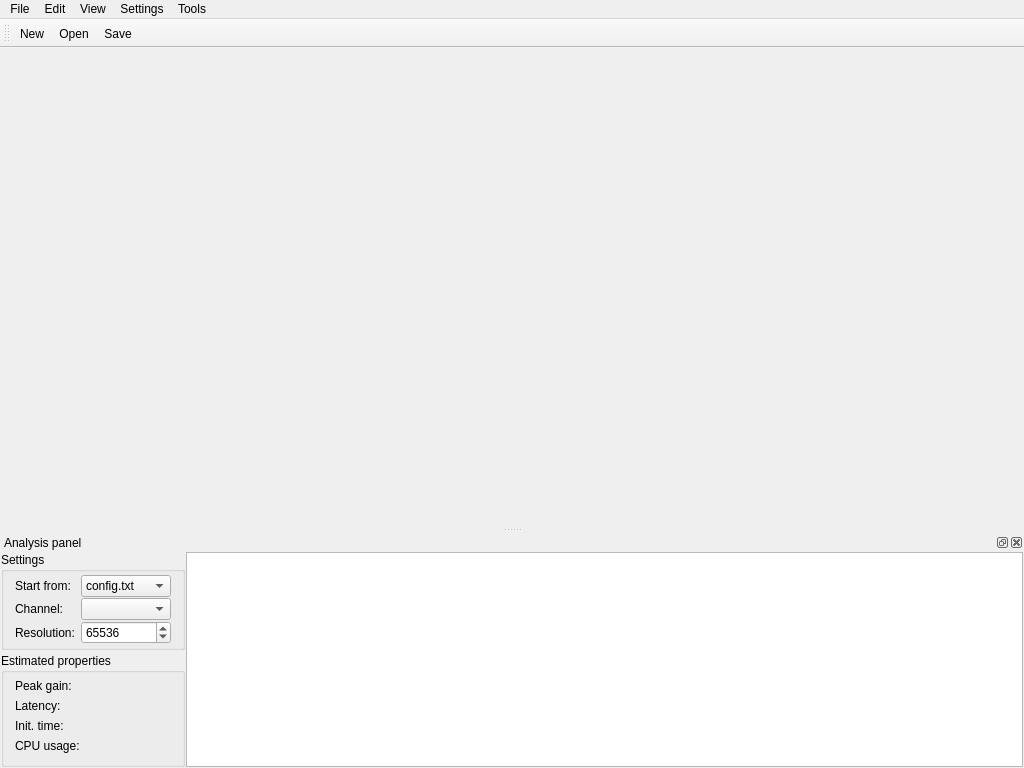
<?xml version="1.0" encoding="UTF-8"?>
<ui version="4.0">
 <class>MainWindow</class>
 <widget class="QMainWindow" name="MainWindow">
  <property name="geometry">
   <rect>
    <x>0</x>
    <y>0</y>
    <width>1024</width>
    <height>768</height>
   </rect>
  </property>
  <property name="windowTitle">
   <string notr="true"/>
  </property>
  <widget class="QWidget" name="centralWidget">
   <layout class="QGridLayout" name="gridLayout">
    <property name="leftMargin">
     <number>0</number>
    </property>
    <property name="topMargin">
     <number>0</number>
    </property>
    <property name="rightMargin">
     <number>0</number>
    </property>
    <property name="bottomMargin">
     <number>0</number>
    </property>
    <item row="0" column="0">
     <widget class="MiddleClickTabWidget" name="tabWidget">
      <property name="documentMode">
       <bool>true</bool>
      </property>
      <property name="tabsClosable">
       <bool>true</bool>
      </property>
      <property name="movable">
       <bool>true</bool>
      </property>
     </widget>
    </item>
   </layout>
  </widget>
  <widget class="QMenuBar" name="menuBar">
   <property name="geometry">
    <rect>
     <x>0</x>
     <y>0</y>
     <width>1024</width>
     <height>25</height>
    </rect>
   </property>
   <widget class="QMenu" name="menuFile">
    <property name="title">
     <string>File</string>
    </property>
    <addaction name="actionNew"/>
    <addaction name="actionOpen"/>
    <addaction name="actionSave"/>
    <addaction name="actionSaveAs"/>
    <addaction name="separator"/>
    <addaction name="separator"/>
    <addaction name="actionExit"/>
   </widget>
   <widget class="QMenu" name="menuEdit">
    <property name="title">
     <string>Edit</string>
    </property>
    <addaction name="actionCut"/>
    <addaction name="actionCopy"/>
    <addaction name="actionPaste"/>
    <addaction name="actionDelete"/>
    <addaction name="separator"/>
    <addaction name="actionSelectAll"/>
    <addaction name="actionPrefrences"/>
   </widget>
   <widget class="QMenu" name="menuView">
    <property name="title">
     <string>View</string>
    </property>
    <addaction name="actionToolbar"/>
    <addaction name="actionAnalysisPanel"/>
   </widget>
   <widget class="QMenu" name="menuSettings">
    <property name="title">
     <string>Settings</string>
    </property>
    <widget class="QMenu" name="menuLanguage">
     <property name="title">
      <string>Language</string>
     </property>
     <addaction name="separator"/>
    </widget>
    <addaction name="menuLanguage"/>
    <addaction name="separator"/>
    <addaction name="actionResetAllGlobalPreferences"/>
    <addaction name="actionResetAllFileSpecificPreferences"/>
   </widget>
   <widget class="QMenu" name="menuTools">
    <property name="title">
     <string>Tools</string>
    </property>
    <addaction name="actionLoudnessMatch"/>
   </widget>
   <addaction name="menuFile"/>
   <addaction name="menuEdit"/>
   <addaction name="menuView"/>
   <addaction name="menuSettings"/>
   <addaction name="menuTools"/>
  </widget>
  <widget class="QToolBar" name="mainToolBar">
   <property name="windowTitle">
    <string>Toolbar</string>
   </property>
   <attribute name="toolBarArea">
    <enum>TopToolBarArea</enum>
   </attribute>
   <attribute name="toolBarBreak">
    <bool>false</bool>
   </attribute>
   <addaction name="actionNew"/>
   <addaction name="actionOpen"/>
   <addaction name="actionSave"/>
  </widget>
  <widget class="QDockWidget" name="analysisDockWidget">
   <property name="windowTitle">
    <string>Analysis panel</string>
   </property>
   <attribute name="dockWidgetArea">
    <number>8</number>
   </attribute>
   <widget class="QWidget" name="dockWidgetContents">
    <layout class="QGridLayout" name="gridLayout_2">
     <property name="leftMargin">
      <number>1</number>
     </property>
     <property name="topMargin">
      <number>0</number>
     </property>
     <property name="rightMargin">
      <number>1</number>
     </property>
     <property name="bottomMargin">
      <number>1</number>
     </property>
     <property name="horizontalSpacing">
      <number>1</number>
     </property>
     <property name="verticalSpacing">
      <number>3</number>
     </property>
     <item row="0" column="0">
      <widget class="QGroupBox" name="groupBox">
       <property name="title">
        <string>Settings</string>
       </property>
       <layout class="QGridLayout" name="gridLayout_3">
        <property name="topMargin">
         <number>3</number>
        </property>
        <property name="bottomMargin">
         <number>3</number>
        </property>
        <property name="verticalSpacing">
         <number>1</number>
        </property>
        <item row="3" column="0">
         <widget class="QLabel" name="resolutionLabel">
          <property name="text">
           <string>Resolution:</string>
          </property>
         </widget>
        </item>
        <item row="2" column="0">
         <widget class="QLabel" name="analysisChannelLabel">
          <property name="text">
           <string>Channel:</string>
          </property>
         </widget>
        </item>
        <item row="2" column="1">
         <widget class="QComboBox" name="analysisChannelComboBox"/>
        </item>
        <item row="3" column="1">
         <widget class="ExponentialSpinBox" name="resolutionSpinBox">
          <property name="correctionMode">
           <enum>QAbstractSpinBox::CorrectionMode::CorrectToNearestValue</enum>
          </property>
          <property name="keyboardTracking">
           <bool>false</bool>
          </property>
          <property name="minimum">
           <number>128</number>
          </property>
          <property name="maximum">
           <number>8388608</number>
          </property>
          <property name="value">
           <number>65536</number>
          </property>
         </widget>
        </item>
        <item row="1" column="0">
         <widget class="QLabel" name="startFromLabel">
          <property name="text">
           <string>Start from:</string>
          </property>
         </widget>
        </item>
        <item row="1" column="1">
         <widget class="QComboBox" name="startFromComboBox">
          <item>
           <property name="text">
            <string notr="true">config.txt</string>
           </property>
          </item>
          <item>
           <property name="text">
            <string>Current file</string>
           </property>
          </item>
         </widget>
        </item>
       </layout>
      </widget>
     </item>
     <item row="1" column="0">
      <widget class="QGroupBox" name="groupBox_2">
       <property name="title">
        <string>Estimated properties</string>
       </property>
       <layout class="QGridLayout" name="gridLayout_4">
        <property name="topMargin">
         <number>6</number>
        </property>
        <item row="2" column="1">
         <widget class="QLabel" name="initTimeValueLabel">
          <property name="text">
           <string notr="true"/>
          </property>
         </widget>
        </item>
        <item row="3" column="0">
         <widget class="QLabel" name="cpuUsageLabel">
          <property name="text">
           <string>CPU usage:</string>
          </property>
         </widget>
        </item>
        <item row="2" column="0">
         <widget class="QLabel" name="initTimeLabel">
          <property name="text">
           <string>Init. time:</string>
          </property>
         </widget>
        </item>
        <item row="3" column="1">
         <widget class="QLabel" name="cpuUsageValueLabel">
          <property name="palette">
           <palette>
            <active>
             <colorrole role="Midlight">
              <brush brushstyle="SolidPattern">
               <color alpha="255">
                <red>255</red>
                <green>127</green>
                <blue>0</blue>
               </color>
              </brush>
             </colorrole>
             <colorrole role="Dark">
              <brush brushstyle="SolidPattern">
               <color alpha="255">
                <red>255</red>
                <green>0</green>
                <blue>0</blue>
               </color>
              </brush>
             </colorrole>
             <colorrole role="Text">
              <brush brushstyle="SolidPattern">
               <color alpha="255">
                <red>0</red>
                <green>0</green>
                <blue>0</blue>
               </color>
              </brush>
             </colorrole>
             <colorrole role="ButtonText">
              <brush brushstyle="SolidPattern">
               <color alpha="255">
                <red>0</red>
                <green>0</green>
                <blue>0</blue>
               </color>
              </brush>
             </colorrole>
            </active>
            <inactive>
             <colorrole role="Midlight">
              <brush brushstyle="SolidPattern">
               <color alpha="255">
                <red>255</red>
                <green>127</green>
                <blue>0</blue>
               </color>
              </brush>
             </colorrole>
             <colorrole role="Dark">
              <brush brushstyle="SolidPattern">
               <color alpha="255">
                <red>255</red>
                <green>0</green>
                <blue>0</blue>
               </color>
              </brush>
             </colorrole>
             <colorrole role="Text">
              <brush brushstyle="SolidPattern">
               <color alpha="255">
                <red>0</red>
                <green>0</green>
                <blue>0</blue>
               </color>
              </brush>
             </colorrole>
             <colorrole role="ButtonText">
              <brush brushstyle="SolidPattern">
               <color alpha="255">
                <red>0</red>
                <green>0</green>
                <blue>0</blue>
               </color>
              </brush>
             </colorrole>
            </inactive>
            <disabled>
             <colorrole role="Midlight">
              <brush brushstyle="SolidPattern">
               <color alpha="255">
                <red>255</red>
                <green>127</green>
                <blue>0</blue>
               </color>
              </brush>
             </colorrole>
             <colorrole role="Dark">
              <brush brushstyle="SolidPattern">
               <color alpha="255">
                <red>255</red>
                <green>0</green>
                <blue>0</blue>
               </color>
              </brush>
             </colorrole>
             <colorrole role="Text">
              <brush brushstyle="SolidPattern">
               <color alpha="255">
                <red>255</red>
                <green>0</green>
                <blue>0</blue>
               </color>
              </brush>
             </colorrole>
             <colorrole role="ButtonText">
              <brush brushstyle="SolidPattern">
               <color alpha="255">
                <red>255</red>
                <green>0</green>
                <blue>0</blue>
               </color>
              </brush>
             </colorrole>
            </disabled>
           </palette>
          </property>
          <property name="text">
           <string notr="true"/>
          </property>
         </widget>
        </item>
        <item row="1" column="1">
         <widget class="QLabel" name="latencyValueLabel">
          <property name="text">
           <string notr="true"/>
          </property>
         </widget>
        </item>
        <item row="1" column="0">
         <widget class="QLabel" name="latencyLabel">
          <property name="text">
           <string>Latency: </string>
          </property>
         </widget>
        </item>
        <item row="0" column="0">
         <widget class="QLabel" name="peakGainlabel">
          <property name="text">
           <string>Peak gain:</string>
          </property>
         </widget>
        </item>
        <item row="0" column="1">
         <widget class="QLabel" name="peakGainValueLabel">
          <property name="palette">
           <palette>
            <active>
             <colorrole role="Dark">
              <brush brushstyle="SolidPattern">
               <color alpha="255">
                <red>255</red>
                <green>0</green>
                <blue>0</blue>
               </color>
              </brush>
             </colorrole>
             <colorrole role="Text">
              <brush brushstyle="SolidPattern">
               <color alpha="255">
                <red>0</red>
                <green>0</green>
                <blue>0</blue>
               </color>
              </brush>
             </colorrole>
             <colorrole role="ButtonText">
              <brush brushstyle="SolidPattern">
               <color alpha="255">
                <red>0</red>
                <green>0</green>
                <blue>0</blue>
               </color>
              </brush>
             </colorrole>
            </active>
            <inactive>
             <colorrole role="Dark">
              <brush brushstyle="SolidPattern">
               <color alpha="255">
                <red>255</red>
                <green>0</green>
                <blue>0</blue>
               </color>
              </brush>
             </colorrole>
             <colorrole role="Text">
              <brush brushstyle="SolidPattern">
               <color alpha="255">
                <red>0</red>
                <green>0</green>
                <blue>0</blue>
               </color>
              </brush>
             </colorrole>
             <colorrole role="ButtonText">
              <brush brushstyle="SolidPattern">
               <color alpha="255">
                <red>0</red>
                <green>0</green>
                <blue>0</blue>
               </color>
              </brush>
             </colorrole>
            </inactive>
            <disabled>
             <colorrole role="Dark">
              <brush brushstyle="SolidPattern">
               <color alpha="255">
                <red>255</red>
                <green>0</green>
                <blue>0</blue>
               </color>
              </brush>
             </colorrole>
             <colorrole role="Text">
              <brush brushstyle="SolidPattern">
               <color alpha="255">
                <red>255</red>
                <green>0</green>
                <blue>0</blue>
               </color>
              </brush>
             </colorrole>
             <colorrole role="ButtonText">
              <brush brushstyle="SolidPattern">
               <color alpha="255">
                <red>255</red>
                <green>0</green>
                <blue>0</blue>
               </color>
              </brush>
             </colorrole>
            </disabled>
           </palette>
          </property>
          <property name="text">
           <string notr="true"/>
          </property>
         </widget>
        </item>
       </layout>
      </widget>
     </item>
     <item row="0" column="1" rowspan="2">
      <widget class="AnalysisPlotView" name="graphicsView">
       <property name="mouseTracking">
        <bool>true</bool>
       </property>
       <property name="renderHints">
        <set>QPainter::RenderHint::Antialiasing|QPainter::RenderHint::TextAntialiasing</set>
       </property>
      </widget>
     </item>
    </layout>
   </widget>
  </widget>
  <action name="actionNew">
   <property name="icon">
    <iconset resource="Editor.qrc">
     <normaloff>:/icons/document-new.ico</normaloff>:/icons/document-new.ico</iconset>
   </property>
   <property name="text">
    <string>New</string>
   </property>
   <property name="shortcut">
    <string notr="true">Ctrl+N</string>
   </property>
  </action>
  <action name="actionOpen">
   <property name="icon">
    <iconset resource="Editor.qrc">
     <normaloff>:/icons/document-open.ico</normaloff>:/icons/document-open.ico</iconset>
   </property>
   <property name="text">
    <string>Open</string>
   </property>
   <property name="toolTip">
    <string>Open</string>
   </property>
   <property name="shortcut">
    <string notr="true">Ctrl+O</string>
   </property>
  </action>
  <action name="actionSave">
   <property name="icon">
    <iconset resource="Editor.qrc">
     <normaloff>:/icons/document-save.ico</normaloff>:/icons/document-save.ico</iconset>
   </property>
   <property name="text">
    <string>Save</string>
   </property>
   <property name="toolTip">
    <string>Save</string>
   </property>
   <property name="shortcut">
    <string notr="true">Ctrl+S</string>
   </property>
  </action>
  <action name="actionSaveAs">
   <property name="icon">
    <iconset resource="Editor.qrc">
     <normaloff>:/icons/document-save-as.ico</normaloff>:/icons/document-save-as.ico</iconset>
   </property>
   <property name="text">
    <string>Save as...</string>
   </property>
   <property name="toolTip">
    <string>Save as...</string>
   </property>
   <property name="shortcut">
    <string notr="true"/>
   </property>
  </action>
  <action name="actionExit">
   <property name="text">
    <string>Exit</string>
   </property>
   <property name="shortcut">
    <string notr="true">Alt+F4</string>
   </property>
  </action>
  <action name="actionCut">
   <property name="icon">
    <iconset resource="Editor.qrc">
     <normaloff>:/icons/edit-cut.ico</normaloff>:/icons/edit-cut.ico</iconset>
   </property>
   <property name="text">
    <string>Cut</string>
   </property>
   <property name="shortcut">
    <string notr="true">Ctrl+X</string>
   </property>
  </action>
  <action name="actionCopy">
   <property name="icon">
    <iconset resource="Editor.qrc">
     <normaloff>:/icons/edit-copy.ico</normaloff>:/icons/edit-copy.ico</iconset>
   </property>
   <property name="text">
    <string>Copy</string>
   </property>
   <property name="shortcut">
    <string notr="true">Ctrl+C</string>
   </property>
  </action>
  <action name="actionPaste">
   <property name="icon">
    <iconset resource="Editor.qrc">
     <normaloff>:/icons/edit-paste.ico</normaloff>:/icons/edit-paste.ico</iconset>
   </property>
   <property name="text">
    <string>Paste</string>
   </property>
   <property name="shortcut">
    <string notr="true">Ctrl+V</string>
   </property>
  </action>
  <action name="actionDelete">
   <property name="icon">
    <iconset resource="Editor.qrc">
     <normaloff>:/icons/edit-delete.ico</normaloff>:/icons/edit-delete.ico</iconset>
   </property>
   <property name="text">
    <string>Delete</string>
   </property>
   <property name="shortcut">
    <string notr="true"/>
   </property>
  </action>
  <action name="actionToolbar">
   <property name="checkable">
    <bool>true</bool>
   </property>
   <property name="text">
    <string>Toolbar</string>
   </property>
  </action>
  <action name="actionAnalysisPanel">
   <property name="checkable">
    <bool>true</bool>
   </property>
   <property name="text">
    <string>Analysis panel</string>
   </property>
  </action>
  <action name="actionResetAllGlobalPreferences">
   <property name="text">
    <string>Reset all global preferences</string>
   </property>
  </action>
  <action name="actionResetAllFileSpecificPreferences">
   <property name="text">
    <string>Reset all file-specific preferences</string>
   </property>
  </action>
  <action name="actionSelectAll">
   <property name="icon">
    <iconset resource="Editor.qrc">
     <normaloff>:/icons/edit-select-all.ico</normaloff>:/icons/edit-select-all.ico</iconset>
   </property>
   <property name="text">
    <string>Select all</string>
   </property>
   <property name="shortcut">
    <string notr="true">Ctrl+A</string>
   </property>
  </action>
  <action name="actionPrefrences">
   <property name="text">
    <string>Preferences</string>
   </property>
  </action>
  <action name="actionLoudnessMatch">
   <property name="text">
    <string>Loudness Matching</string>
   </property>
  </action>
 </widget>
 <layoutdefault spacing="6" margin="11"/>
 <customwidgets>
  <customwidget>
   <class>AnalysisPlotView</class>
   <extends>QGraphicsView</extends>
   <header>Editor/AnalysisPlotView.h</header>
  </customwidget>
  <customwidget>
   <class>ExponentialSpinBox</class>
   <extends>QSpinBox</extends>
   <header>Editor/widgets/ExponentialSpinBox.h</header>
  </customwidget>
  <customwidget>
   <class>MiddleClickTabWidget</class>
   <extends>QTabWidget</extends>
   <header>Editor/widgets/MiddleClickTabWidget.h</header>
   <container>1</container>
  </customwidget>
 </customwidgets>
 <resources>
  <include location="Editor.qrc"/>
 </resources>
 <connections>
  <connection>
   <sender>actionExit</sender>
   <signal>triggered()</signal>
   <receiver>MainWindow</receiver>
   <slot>close()</slot>
   <hints>
    <hint type="sourcelabel">
     <x>-1</x>
     <y>-1</y>
    </hint>
    <hint type="destinationlabel">
     <x>511</x>
     <y>383</y>
    </hint>
   </hints>
  </connection>
 </connections>
</ui>
